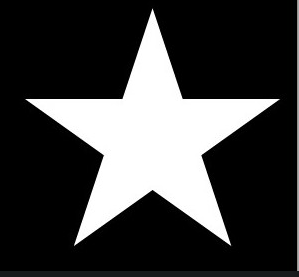
#> input picture image/test3.PNG, 299 x 277 px, found by its file name
$ python cv19.py
#> lines starting #> are read from the running program, lines starting #| are printed output that depends on the picture; after the words box and inside, x2 and y2 are one past the last pixel; in counts of white or black regions, pixels touching at a corner belong together
# convex Hull (볼록체) == Contour의 오목한부분을 체크 이를 보정함  // 오목한 부분이 없는 선

import numpy as np
import cv2

img = cv2.imread('openCV/startOpenCV/image/test3.png')
#> img is the input picture: shape (277, 299, 3); mean B, G, R 62.7, 62.6, 62.6
img1 = img.copy()
imgray = cv2.cvtColor(img, cv2.COLOR_BGR2GRAY)

ret, thr = cv2.threshold(imgray, 127, 255, 0)
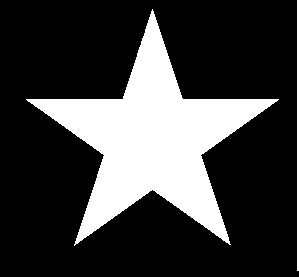
#> thr: shape (277, 299); 24.6% white; 2 white regions
contours, _ = cv2.findContours(thr, cv2.RETR_TREE, cv2.CHAIN_APPROX_SIMPLE)
#> contours = 2 contours; box (x1, y1, x2, y2) and area: (26, 9, 279, 246) 19390, (297, 0, 299, 271) 270

def convex():
    cnt = contours[0]
    cv2.drawContours(img, [cnt], 0, (0, 255, 0), 3)

    check = cv2.isContourConvex(cnt) # Convex Hull 인지 체크

    if not check:
        hull = cv2.convexHull(cnt)
        cv2.drawContours(img1, [hull], 0, (0, 255, 0), 3)
        cv2.imshow('convexhull', img1)

    cv2.imshow('contour', img)

    cv2.waitKey(0)
    cv2.destroyAllWindows()

# convex()

def convex1():
    cnt = contours[0]

    x, y, w, h = cv2.boundingRect(cnt) # bounding ract 표면 사각형 x, y, w, h
    cv2.rectangle(img, (x, y), (x + w, y + h), (0, 0, 255), 3)

    rect = cv2.minAreaRect(cnt) # 가장 작은 면적의 직사각형
    box = cv2.boxPoints(rect) # 꼭지점 좌표
    box = np.int0(box)

    cv2.drawContours(img, [box], 0, (0, 255, 0), 3)

    cv2.imshow('retangle', img)
    cv2.waitKey(0)
    cv2.destroyAllWindows()

# convex1()


def convex2():
    rows, cols = img.shape[:2]
#> rows = 277; cols = 299
    cnt = contours[0]
#> cnt = contour of 422 points, box (x1, y1, x2, y2) (26, 9, 279, 246), area 19390

    (x, y), r = cv2.minEnclosingCircle(cnt)
#> x = 152; y = 138.5; r = 132
    center = (int(x), int(y))
#> center = (152, 138)
    r = int(r)

    cv2.circle(img, center, r, (255, 0, 0), 3)

    ellipse = cv2.fitEllipse(cnt)
#> ellipse = ((151.8, 139.5), (201.7, 209.4), 2.9)
    cv2.ellipse(img, ellipse, (0, 255, 0), 3)
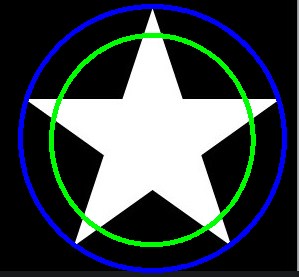
#> img: shape (277, 299, 3); mean B, G, R 73.8, 70.9, 61

    cv2.imshow('etc', img)
    cv2.waitKey(0)
    cv2.destroyAllWindows()

convex2()
